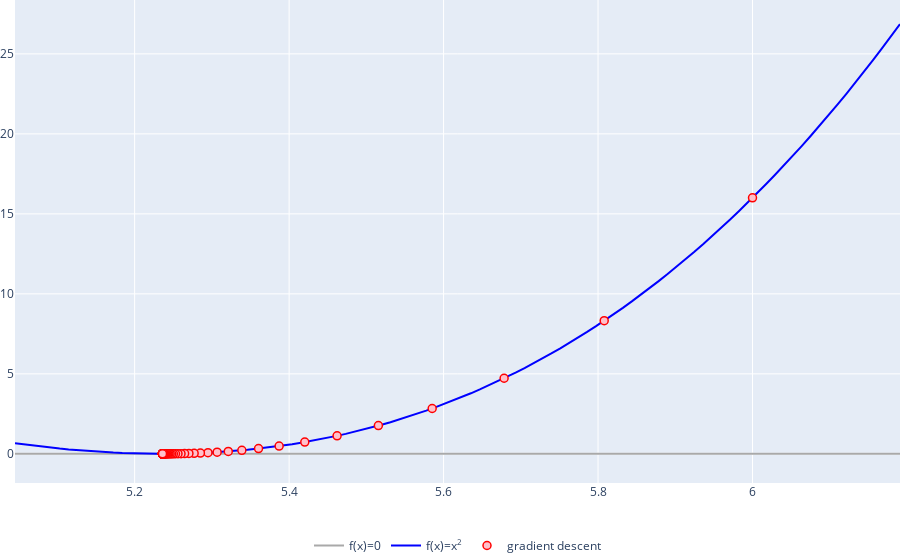

Notebook source saved alongside this figure:
### Markdown cell above
Подбираем x2 методом градиентного спуска

### Code cell
solv.grad_x2(x2_start=None, LR= 0.004, iters=100)
